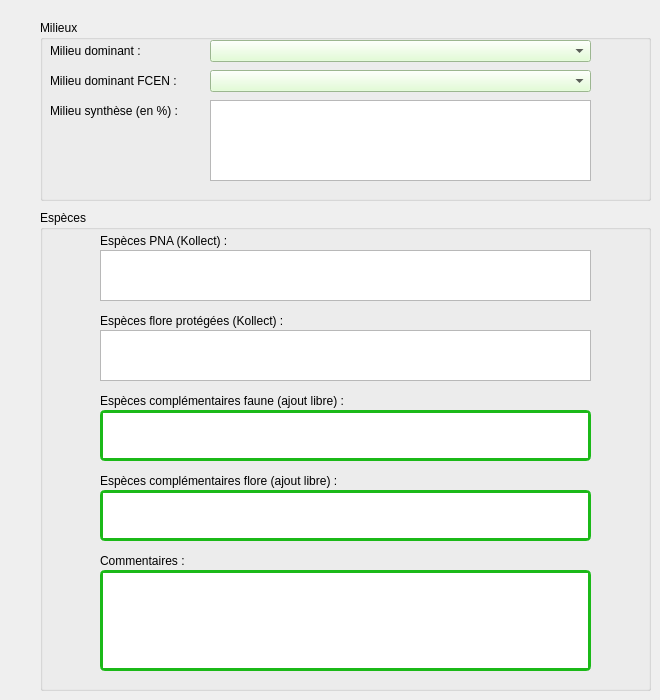
   <widget class="QWidget" name="tab_2">
    <attribute name="title">
     <string>Milieux / Espèces</string>
    </attribute>
    <widget class="QGroupBox" name="groupBox_8">
     <property name="geometry">
      <rect>
       <x>40</x>
       <y>210</y>
       <width>611</width>
       <height>481</height>
      </rect>
     </property>
     <property name="title">
      <string>Espèces</string>
     </property>
     <widget class="QLabel" name="label_15">
      <property name="geometry">
       <rect>
        <x>60</x>
        <y>20</y>
        <width>271</width>
        <height>21</height>
       </rect>
      </property>
      <property name="font">
       <font>
        <weight>50</weight>
        <bold>false</bold>
       </font>
      </property>
      <property name="text">
       <string>Espèces PNA (Kollect) :</string>
      </property>
     </widget>
     <widget class="QLabel" name="label_18">
      <property name="geometry">
       <rect>
        <x>60</x>
        <y>100</y>
        <width>271</width>
        <height>21</height>
       </rect>
      </property>
      <property name="font">
       <font>
        <weight>50</weight>
        <bold>false</bold>
       </font>
      </property>
      <property name="text">
       <string>Espèces flore protégées (Kollect) :</string>
      </property>
     </widget>
     <widget class="QLabel" name="label_19">
      <property name="geometry">
       <rect>
        <x>60</x>
        <y>180</y>
        <width>321</width>
        <height>21</height>
       </rect>
      </property>
      <property name="font">
       <font>
        <weight>50</weight>
        <bold>false</bold>
       </font>
      </property>
      <property name="text">
       <string>Espèces complémentaires faune (ajout libre) :</string>
      </property>
     </widget>
     <widget class="QLabel" name="label_20">
      <property name="geometry">
       <rect>
        <x>60</x>
        <y>340</y>
        <width>261</width>
        <height>21</height>
       </rect>
      </property>
      <property name="font">
       <font>
        <weight>50</weight>
        <bold>false</bold>
       </font>
      </property>
      <property name="text">
       <string>Commentaires :</string>
      </property>
     </widget>
     <widget class="QPlainTextEdit" name="especes_commentaire">
      <property name="geometry">
       <rect>
        <x>60</x>
        <y>360</y>
        <width>491</width>
        <height>101</height>
       </rect>
      </property>
      <property name="font">
       <font>
        <weight>50</weight>
        <bold>false</bold>
       </font>
      </property>
      <property name="styleSheet">
       <string notr="true">border-style: solid; border-radius: 5px; border-width: 3px; border-color: rgb(27, 185, 24);</string>
      </property>
     </widget>
     <widget class="QLabel" name="label_125">
      <property name="geometry">
       <rect>
        <x>60</x>
        <y>260</y>
        <width>321</width>
        <height>21</height>
       </rect>
      </property>
      <property name="font">
       <font>
        <weight>50</weight>
        <bold>false</bold>
       </font>
      </property>
      <property name="text">
       <string>Espèces complémentaires flore (ajout libre) :</string>
      </property>
     </widget>
     <widget class="QPlainTextEdit" name="especes_flore_pn_pr_ajout">
      <property name="geometry">
       <rect>
        <x>60</x>
        <y>280</y>
        <width>491</width>
        <height>51</height>
       </rect>
      </property>
      <property name="font">
       <font>
        <weight>50</weight>
        <bold>false</bold>
       </font>
      </property>
      <property name="styleSheet">
       <string notr="true">border-style: solid; border-radius: 5px; border-width: 3px; border-color: rgb(27, 185, 24);</string>
      </property>
     </widget>
     <widget class="QPlainTextEdit" name="especes_pna_ajout">
      <property name="geometry">
       <rect>
        <x>60</x>
        <y>200</y>
        <width>491</width>
        <height>51</height>
       </rect>
      </property>
      <property name="font">
       <font>
        <weight>50</weight>
        <bold>false</bold>
       </font>
      </property>
      <property name="styleSheet">
       <string notr="true">border-style: solid; border-radius: 5px; border-width: 3px; border-color: rgb(27, 185, 24);</string>
      </property>
     </widget>
     <widget class="QPlainTextEdit" name="especes_flore_pn_pr_kollect">
      <property name="geometry">
       <rect>
        <x>60</x>
        <y>120</y>
        <width>491</width>
        <height>51</height>
       </rect>
      </property>
      <property name="font">
       <font>
        <weight>50</weight>
        <bold>false</bold>
       </font>
      </property>
     </widget>
     <widget class="QPlainTextEdit" name="especes_pna_kollect">
      <property name="geometry">
       <rect>
        <x>60</x>
        <y>40</y>
        <width>491</width>
        <height>51</height>
       </rect>
      </property>
      <property name="font">
       <font>
        <weight>50</weight>
        <bold>false</bold>
       </font>
      </property>
     </widget>
    </widget>
    <widget class="QGroupBox" name="groupBox_9">
     <property name="geometry">
      <rect>
       <x>40</x>
       <y>20</y>
       <width>611</width>
       <height>181</height>
      </rect>
     </property>
     <property name="title">
      <string>Milieux</string>
     </property>
     <widget class="QLabel" name="label_40">
      <property name="geometry">
       <rect>
        <x>10</x>
        <y>20</y>
        <width>141</width>
        <height>21</height>
       </rect>
      </property>
      <property name="font">
       <font>
        <weight>50</weight>
        <bold>false</bold>
       </font>
      </property>
      <property name="text">
       <string>Milieu dominant :</string>
      </property>
     </widget>
     <widget class="QLabel" name="label_41">
      <property name="geometry">
       <rect>
        <x>10</x>
        <y>50</y>
        <width>141</width>
        <height>21</height>
       </rect>
      </property>
      <property name="font">
       <font>
        <weight>50</weight>
        <bold>false</bold>
       </font>
      </property>
      <property name="text">
       <string>Milieu dominant FCEN :</string>
      </property>
     </widget>
     <widget class="QLabel" name="label_43">
      <property name="geometry">
       <rect>
        <x>10</x>
        <y>80</y>
        <width>141</width>
        <height>21</height>
       </rect>
      </property>
      <property name="font">
       <font>
        <weight>50</weight>
        <bold>false</bold>
       </font>
      </property>
      <property name="text">
       <string>Milieu synthèse (en %) :</string>
      </property>
     </widget>
     <widget class="QComboBox" name="milieu_dominant">
      <property name="geometry">
       <rect>
        <x>170</x>
        <y>20</y>
        <width>381</width>
        <height>22</height>
       </rect>
      </property>
      <property name="font">
       <font>
        <weight>50</weight>
        <bold>false</bold>
       </font>
      </property>
      <property name="styleSheet">
       <string notr="true">background-color: rgb(219, 255, 202);</string>
      </property>
     </widget>
     <widget class="QComboBox" name="milieu_dominant_fcen">
      <property name="geometry">
       <rect>
        <x>170</x>
        <y>50</y>
        <width>381</width>
        <height>22</height>
       </rect>
      </property>
      <property name="font">
       <font>
        <weight>50</weight>
        <bold>false</bold>
       </font>
      </property>
      <property name="styleSheet">
       <string notr="true">background-color: rgb(219, 255, 202);</string>
      </property>
     </widget>
     <widget class="QPlainTextEdit" name="milieu_synthese">
      <property name="geometry">
       <rect>
        <x>170</x>
        <y>80</y>
        <width>381</width>
        <height>81</height>
       </rect>
      </property>
      <property name="font">
       <font>
        <weight>50</weight>
        <bold>false</bold>
       </font>
      </property>
     </widget>
    </widget>
   </widget>
